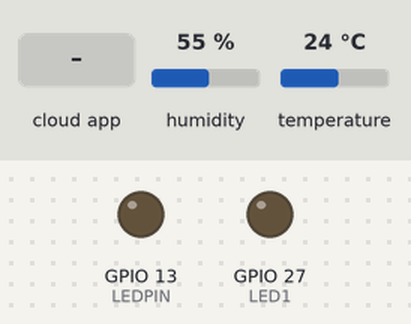
Bench run of a sketch on a simulated ESP32. On the bench: output pins drawn as LEDs (lit = HIGH). The test bench sets the inputs (shaded band); at power-on: humidity 55 %, temperature 24 °C. WiFi joins after 1.5 s; servers stay silent unless stated; no MQTT or app messages arrive unless stated; what the sketch prints to the serial monitor is not drawn.

Above: at 2.7 s.
2.8 s: the phone or cloud app sets onoff to ON
At 3.2 s:
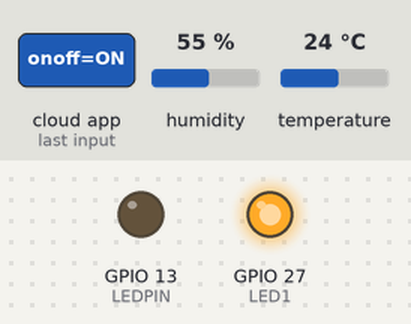
10.8 s: the phone or cloud app sets onoff to OFF
At 13.2 s:
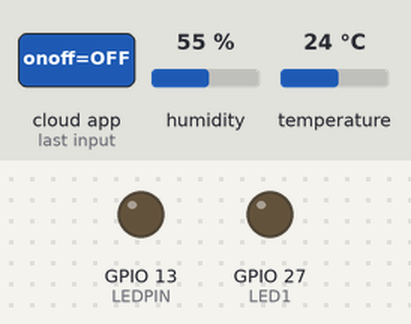
Timing chart, 0 to 14.7 s (numbered marks = the images above; inputs shaded):
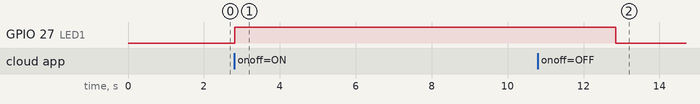

The sketch:

Adafruit_MQTT_v3.0.ino
```cpp
#include <SimpleDHT.h>                   // Data ---> D3 VCC ---> 3V3 GND ---> GND
#include <WiFi.h>
#include "Adafruit_MQTT.h"
#include "Adafruit_MQTT_Client.h"

#define LEDPIN 13
#define LED1 27

// WiFi parameters
#define WLAN_SSID       "test1"
#define WLAN_PASS       "88888888"
// Adafruit IO
#define AIO_SERVER      "io.adafruit.com"
#define AIO_SERVERPORT  1883
#define AIO_USERNAME    "chandudeshan"
#define AIO_KEY         "aio_zuro18Tc5t9wAZBJRP2Gmv1INwWQ"
WiFiClient client;
// Setup the MQTT client class by passing in the WiFi client and MQTT server and login details.
Adafruit_MQTT_Client mqtt(&client, AIO_SERVER, AIO_SERVERPORT, AIO_USERNAME, AIO_KEY);
Adafruit_MQTT_Publish Temperature1 = Adafruit_MQTT_Publish(&mqtt, AIO_USERNAME "/feeds/Temperature1");
Adafruit_MQTT_Publish Humidity1 = Adafruit_MQTT_Publish(&mqtt, AIO_USERNAME "/feeds/Humidity1");
Adafruit_MQTT_Subscribe brightness = Adafruit_MQTT_Subscribe(&mqtt, AIO_USERNAME "/feeds/brightness");
Adafruit_MQTT_Subscribe onoffbutton = Adafruit_MQTT_Subscribe(&mqtt, AIO_USERNAME "/feeds/onoff");


int pinDHT11 = 4;


SimpleDHT11 dht11(pinDHT11);
byte hum = 0;  //Stores humidity value
byte temp = 0; //Stores temperature value

void connect();

void setup() {
  Serial.begin(115200);
  Serial.println(F("Adafruit IO Example"));
  // Connect to WiFi access point.
  Serial.println(); Serial.println();
  delay(10);
  pinMode(LEDPIN,OUTPUT);
  pinMode(LED1,OUTPUT);
  Serial.print(F("Connecting to "));
  Serial.println(WLAN_SSID);
  WiFi.begin(WLAN_SSID, WLAN_PASS);
  while (WiFi.status() != WL_CONNECTED) {
    delay(500);
    Serial.print(F("."));
  }
  Serial.println();
  Serial.println(F("WiFi connected"));
  Serial.println(F("IP address: "));
  Serial.println(WiFi.localIP());

  mqtt.subscribe(&brightness);
  mqtt.subscribe(&onoffbutton);

  // connect to adafruit io
  connect();

}

uint32_t x=0;

// connect to adafruit io via MQTT
void connect() {
  Serial.print(F("Connecting to Adafruit IO... "));
  int8_t ret;
  while ((ret = mqtt.connect()) != 0) {
    switch (ret) {
      case 1: Serial.println(F("Wrong protocol")); break;
      case 2: Serial.println(F("ID rejected")); break;
      case 3: Serial.println(F("Server unavail")); break;
      case 4: Serial.println(F("Bad user/pass")); break;
      case 5: Serial.println(F("Not authed")); break;
      case 6: Serial.println(F("Failed to subscribe")); break;
      default: Serial.println(F("Connection failed")); break;
    }

    if(ret >= 0)
      mqtt.disconnect();

    Serial.println(F("Retrying connection..."));
    delay(10000);
  }
  Serial.println(F("Adafruit IO Connected!"));
}

void loop() {
  // ping adafruit io a few times to make sure we remain connected
  if(! mqtt.ping(3)) {
    // reconnect to adafruit io
    if(! mqtt.connected())
      connect();
  }

  Adafruit_MQTT_Subscribe *subscription;
  while ((subscription = mqtt.readSubscription(5000))) {
    if (subscription == &brightness) {
      Serial.print(F("Got: "));
      String brightnessValue = (char *)brightness.lastread;
      Serial.println(brightnessValue);
      analogWrite(LEDPIN, brightnessValue.toInt());

    }


    if (subscription == &onoffbutton) {
      Serial.print(F("Got: "));
      String status = (char *)onoffbutton.lastread;
      Serial.println(status);
      if(status.equals("ON")){
        digitalWrite(LED1,HIGH);
        }
      else if(status.equals("OFF")){
        digitalWrite(LED1,LOW);
        }
    }
  }


  dht11.read(&temp, &hum, NULL);
  Serial.print((int)temp); Serial.print(" *C, ");
  Serial.print((int)hum); Serial.println(" H");
  delay(5000);

   if (! Temperature1.publish(temp)) {                     //Publish to Adafruit
      Serial.println(F("Failed"));
    }
       if (! Humidity1.publish(hum)) {                     //Publish to Adafruit
      Serial.println(F("Failed"));
    }
    else {
      Serial.println(F("Sent!"));
    }
}
```

Measured:
- after the input at 2.8 s, GPIO 27 (LED1): LOW → HIGH at once
- after the input at 10.8 s, GPIO 27 (LED1): HIGH → LOW after 2.0 s
